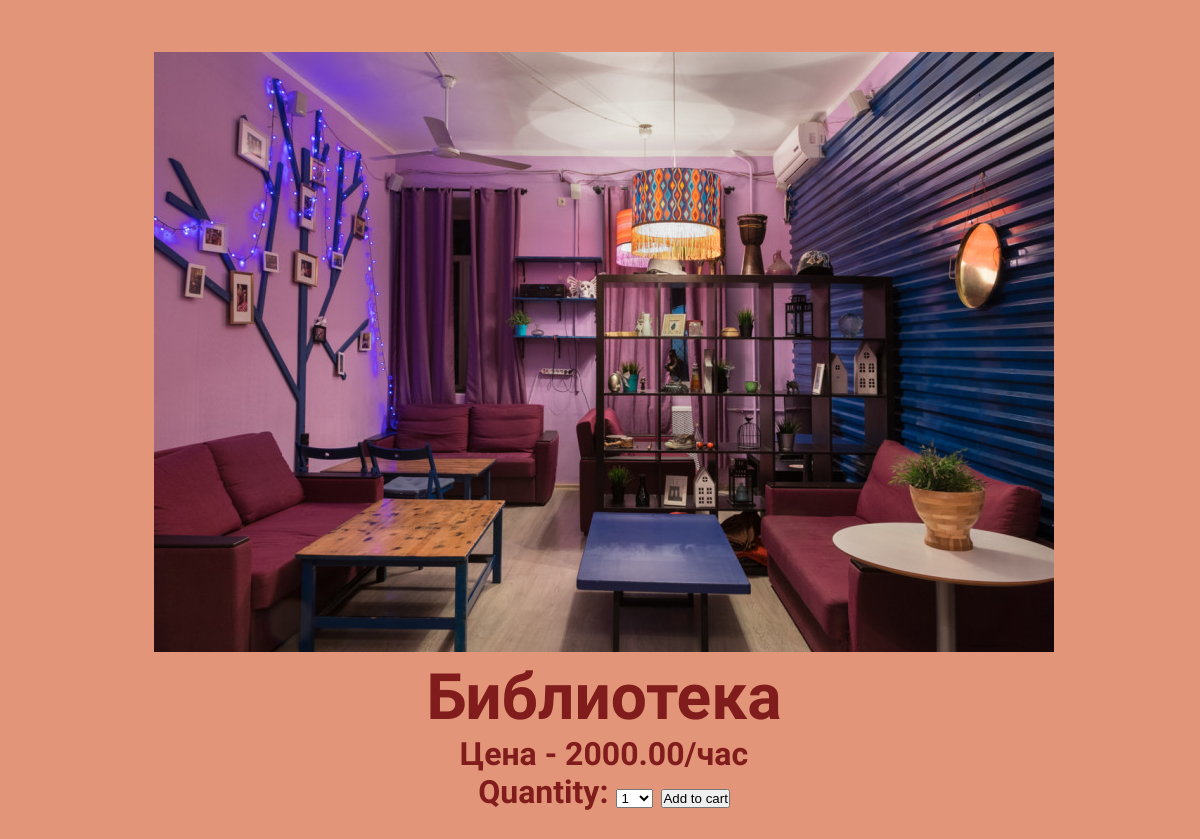
Page /home/1/biblioteka/ on the committed database.
### hello/models.py (models this page shows, shortened)
class Room(models.Model):
        id = models.BigAutoField(primary_key=True)
        name = models.CharField(max_length=30, db_index=True)
        slug = models.SlugField(max_length=30, db_index=True)
        href_img = models.ImageField(upload_to='rooms/%Y/%m/%d', blank=True)
        workdays_price = models.DecimalField(max_digits=15, decimal_places=2)
        price = models.DecimalField(max_digits=15, decimal_places=2)
        category = models.ForeignKey(Category, related_name='rooms', on_delete=models.CASCADE)
        stock = models.PositiveIntegerField()
        available = models.BooleanField(default=True)
        created = models.DateTimeField(auto_now_add=True)
        updated = models.DateTimeField(auto_now=True)
        class Meta:
               ordering=('name',)
               index_together = (('id', 'slug'))

### hello/views.py (the view)
# urls.py: path('<int:id>/<slug:slug>/', views.room_detail, name="room_detail")
def room_detail(request, id, slug):
    room = get_object_or_404(Room, id=id, slug=slug, available=True)
    cart_room_form = CartAddProductForm()
    return render(request,'shop/room/detail.html', {'room':room, 'cart_room_form':cart_room_form})

### cart/forms.py
class CartAddProductForm(forms.Form):
    quantity = forms.TypedChoiceField(choices=PRODUCT_QUANITY_CHOICES, coerce=int)
    update = forms.BooleanField(required=False, initial=False, widget=forms.HiddenInput)

### hello/templates/shop/room/detail.html (shortened to what this page needs)
{% load static %}
{% block content %}
<!DOCTYPE html>
<html lang="en">
<head>
    <link rel="stylesheet" href="{% static 'style/main.css'%}" type="text/css">
</head>
<body class="aut_body">
    <div class="card">
        <img src="{% if room.href_img %}{{ room.href_img.url }}{% else %}{% static 'images/cab2.jpg' %}{% endif %}" class="card-img-top" alt="...">
        <h1 class="card-title">{{ room.name }}</h1>
        <p class="card-text">Цена - {{room.price}}/час</p>
        <form action="{% url 'cart:cart_add' room.id %}" method="post">
    {{ cart_room_form }}
    <input type="submit" value="Add to cart">
</form>
    </div>
</body>
{% endblock %}

### hello/static/style/main.css (style rules this page uses)
body { padding: 0px; margin: 0px; display: flex; flex-wrap: wrap; }
* { padding: 0px; margin: 0px; }
.aut_body { background-color: #E29578; padding: 4%; display: flex; justify-content: center; align-items: center; flex-direction: column; flex-wrap: wrap; }
.card { width: 100%; font-family: 'Bellota', cursive; font-weight: 600; color: rgb(128, 28, 28); font-size: 4vh; margin: 0.5vh; text-align: center; }

### rows in the picture
Room: href_img (picture), name "Библиотека", price "2000.00"
